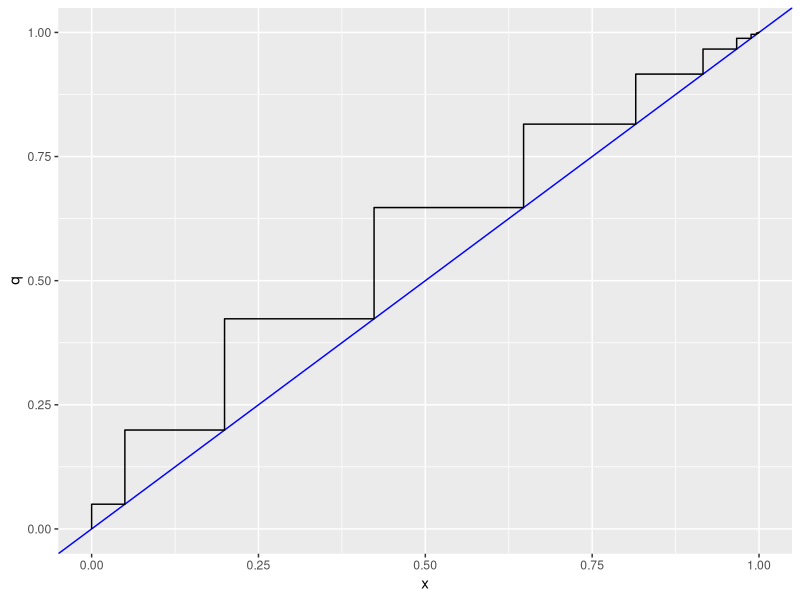
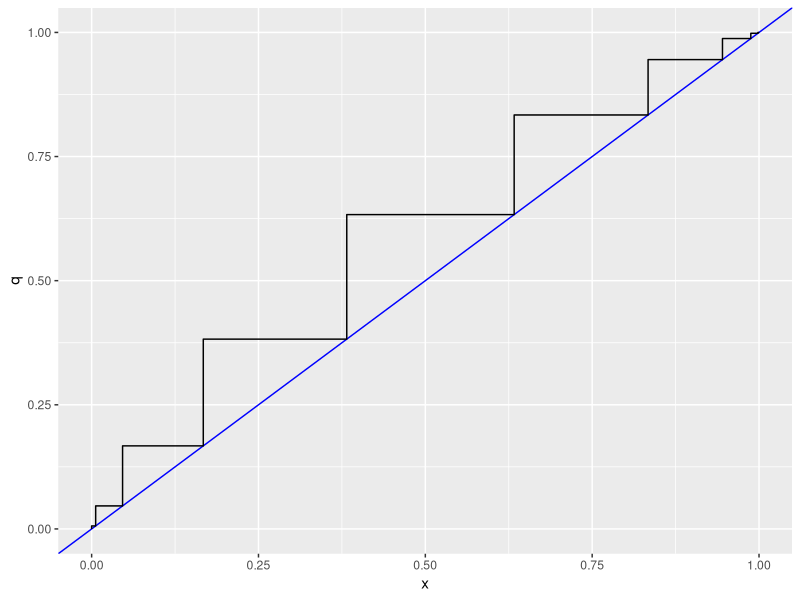
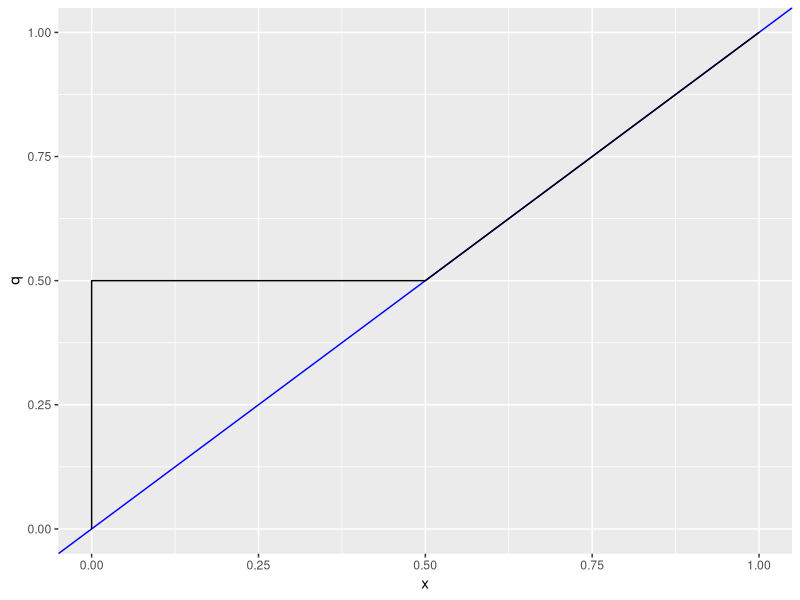
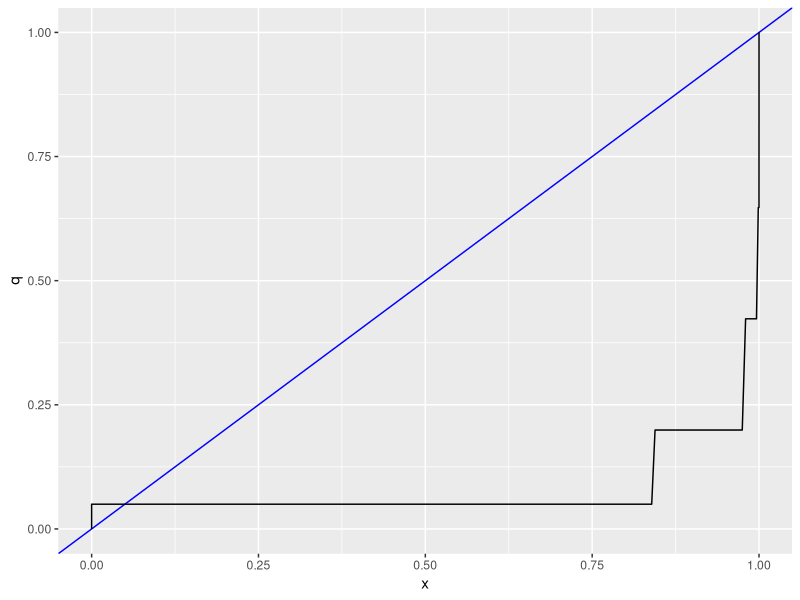
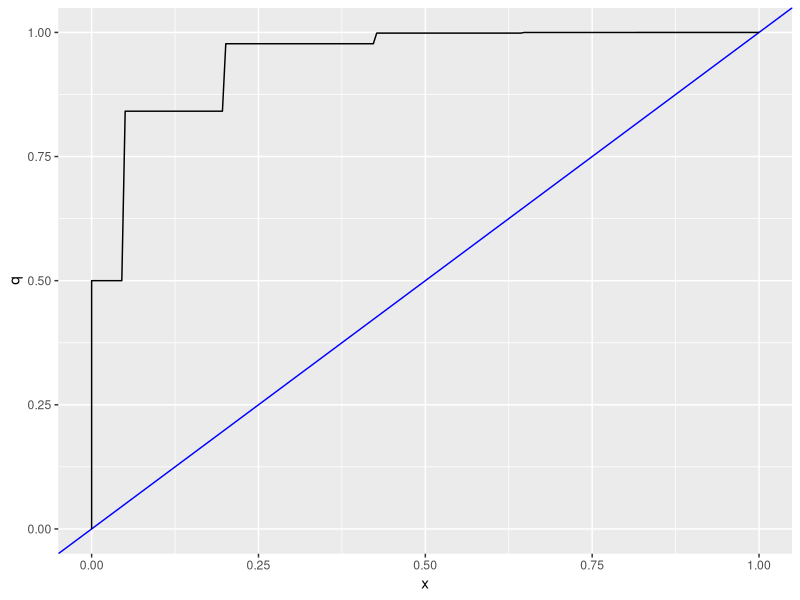

Generate these figures, in order, with R:
## ---- chunk 1
library(tidyverse)
## ---- chunk 2
plot_q <- function(pfunc, qfunc, ensure_vals, ..., p_args = list(), q_args = list()) {
  pfunc_wrap <- function(x) {
    do.call(pfunc, c(list(x), list(...), p_args))
  }
  qfunc_wrap <- function(p) {
    do.call(qfunc, c(list(p), list(...), q_args))
  }
  
  x_base <- pfunc_wrap(ensure_vals)
  df <- data.frame(x = c(seq(0,1, length.out = 200), x_base - 1e-5, x_base, x_base + 1e-5)) %>%
    filter(x >= 0, x <= 1) %>%
    mutate(q = pfunc_wrap(qfunc_wrap(x))) 
  
  df <- rbind(data.frame(x = 0, q = 0),
              df,
              data.frame(x = 1, q = 1))
  
  df %>%
    ggplot(aes(x,q)) +
      geom_abline(intercept = 0, slope = 1, color = "blue") +
      geom_line()
}

plot_q(ppois, qpois, ensure_vals = 0:15,  lambda = 3)

plot_q(pfunc = pbinom, qfunc = qbinom, ensure_vals = 0:10,  size = 10, prob = 0.4)

## ---- chunk 3
# z ~ rnorm(), y = if_else(z <= 0, 0, z)
prelunormal <- function(q) {
  case_when(q < 0 ~ 0,
            q == 0 ~ 0.5,
            q > 0 ~ pnorm(q))
}

qrelunormal <- function(x) {
  case_when(x <= 0.5 ~ 0,
            x > 0.5 ~ qnorm(x))
}

plot_q(pfunc = prelunormal, qfunc = qrelunormal, ensure_vals = 0:10)
## ---- chunk 4
plot_q(pfunc = ppois, qfunc = qrelunormal, ensure_vals = 0:30, p_args = list(lambda = 3))
plot_q(pfunc =prelunormal, qfunc = qpois, ensure_vals = -5:5, q_args = list(lambda = 3))
